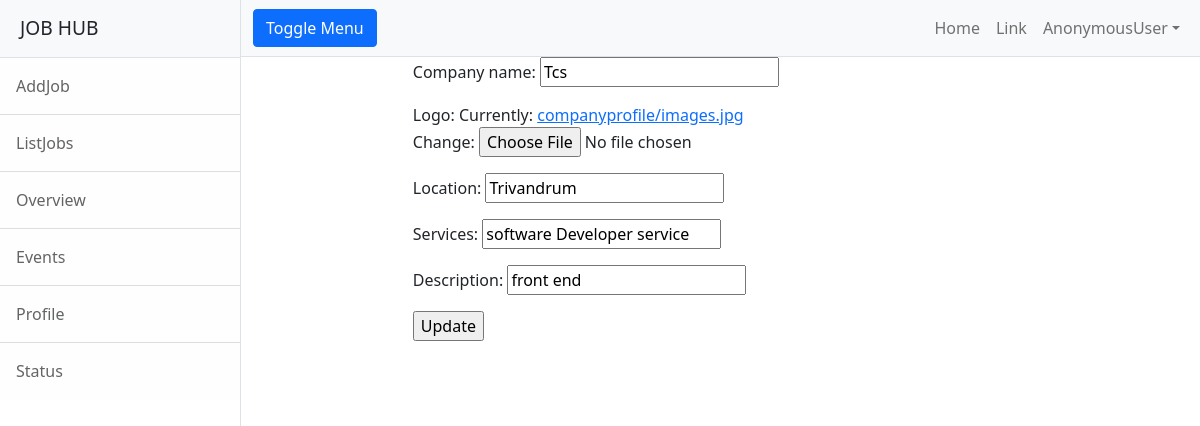
The app's page /employerr/profile/edit/1, older data.
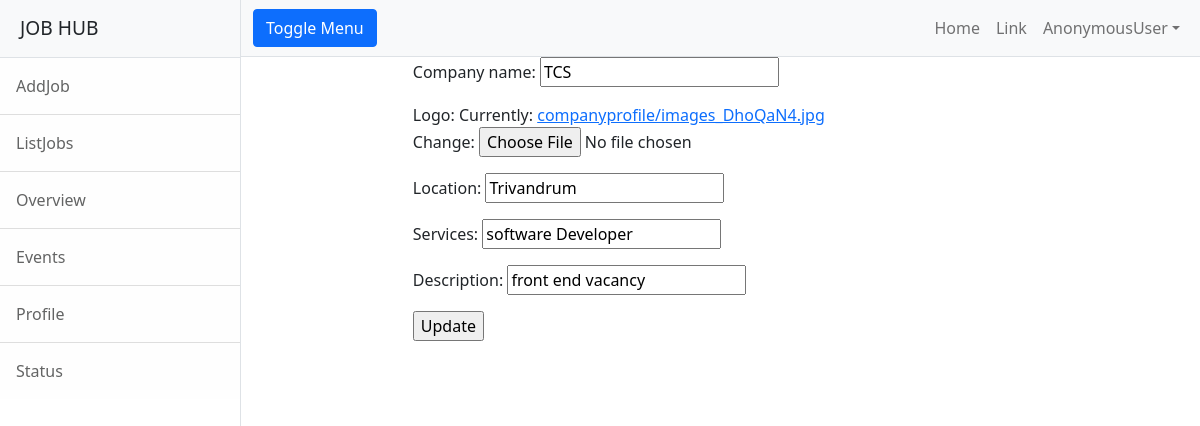
The same page, newer data.
### employerr/models.py (models this page shows)
class CompanyProfile(models.Model):
    company_name=models.CharField(max_length=120)
    logo=models.ImageField(upload_to="companyprofile",null=True)
    user=models.OneToOneField(User,on_delete=models.CASCADE,related_name="employer12")
    location = models.CharField(max_length=120)
    services = models.CharField(max_length=120)
    description= models.CharField(max_length=200)

### employerr/views.py (the view)
# urls.py: path("profile/edit/<int:id>",views.EmpProfileEditView.as_view(),name='emp-editprofile')
class EmpProfileEditView(UpdateView):
    model = CompanyProfile
    form_class = CompanyProfileForm
    template_name = "emp-editprofile.html"
    success_url = reverse_lazy('emp-viewprofile')
    pk_url_kwarg = "id"

### employerr/forms.py
class CompanyProfileForm(forms.ModelForm):
    class Meta:
        model=CompanyProfile
        exclude=("user",)

### employerr/templates/emp-editprofile.html (shortened to what this page needs)
{%extends 'base.html' %}
{%block body_block%}
<div class="row">
    <div class="col-2">
    </div>
    <div class="col-8">
        <form action="" method="post" enctype="multipart/form-data">
            {{form.as_p}}
            <input type="submit" value="Update">
        </form>
    </div>
    <div class="col-2">
    </div>
</div>
{%endblock%}

### employerr/templates/base.html (shortened to what this page needs)
<!DOCTYPE html>
{%load static%}
<html lang="en">
    <head>
        <link href="{%static 'css/styles.css'%}" rel="stylesheet" />
    </head>
    <body>
        <div class="d-flex" id="wrapper">
            <div class="border-end bg-white" id="sidebar-wrapper">
                <div class="sidebar-heading border-bottom bg-light">JOB HUB</div>
                <div class="list-group list-group-flush">
                    <a class="list-group-item list-group-item-action list-group-item-light p-3" href="{%url 'emp-addjob'%}">AddJob</a>
                    <a class="list-group-item list-group-item-action list-group-item-light p-3" href="{%url 'emp-alljobs'%}">ListJobs</a>
                    <a class="list-group-item list-group-item-action list-group-item-light p-3" href="#!">Overview</a>
                    <a class="list-group-item list-group-item-action list-group-item-light p-3" href="#!">Events</a>
                    <a class="list-group-item list-group-item-action list-group-item-light p-3" href="#!">Profile</a>
                    <a class="list-group-item list-group-item-action list-group-item-light p-3" href="#!">Status</a>
                </div>
            </div>
            <div id="page-content-wrapper">
                <nav class="navbar navbar-expand-lg navbar-light bg-light border-bottom">
                    <div class="container-fluid">
                        <button class="btn btn-primary" id="sidebarToggle">Toggle Menu</button>
                        <div class="collapse navbar-collapse" id="navbarSupportedContent">
                            <ul class="navbar-nav ms-auto mt-2 mt-lg-0">
                                <li class="nav-item active"><a class="nav-link" href="{$url 'emp-home'%}">Home</a></li>
                                <li class="nav-item"><a class="nav-link" href="#!">Link</a></li>
                                <li class="nav-item dropdown">
                                    <a class="nav-link dropdown-toggle" id="navbarDropdown" href="#" role="button" data-bs-toggle="dropdown" aria-haspopup="true" aria-expanded="false">{{request.user}}</a>
                                </li>
                            </ul>
                        </div>
                    </div>
                </nav>
                <div class="container-fluid">
                   {%block body_block%}
                    {%endblock%}
                </div>
            </div>
        </div>
    </body>
</html>

Row changes from the older to the newer data that the page shows:
changed CompanyProfile "Trivandrum": company_name "Tcs" → "TCS"; services "software Developer service" → "software Developer"; description "front end" → "front end vacancy"
Text that changed along with them:
text no longer shown: "Company name: Logo: Currently: companyprofile/images.jpg Change: Location: Services: Description:"
text now shown: "Company name: Logo: Currently: companyprofile/images_DhoQaN4.jpg Change: Location: Services: Description:"
